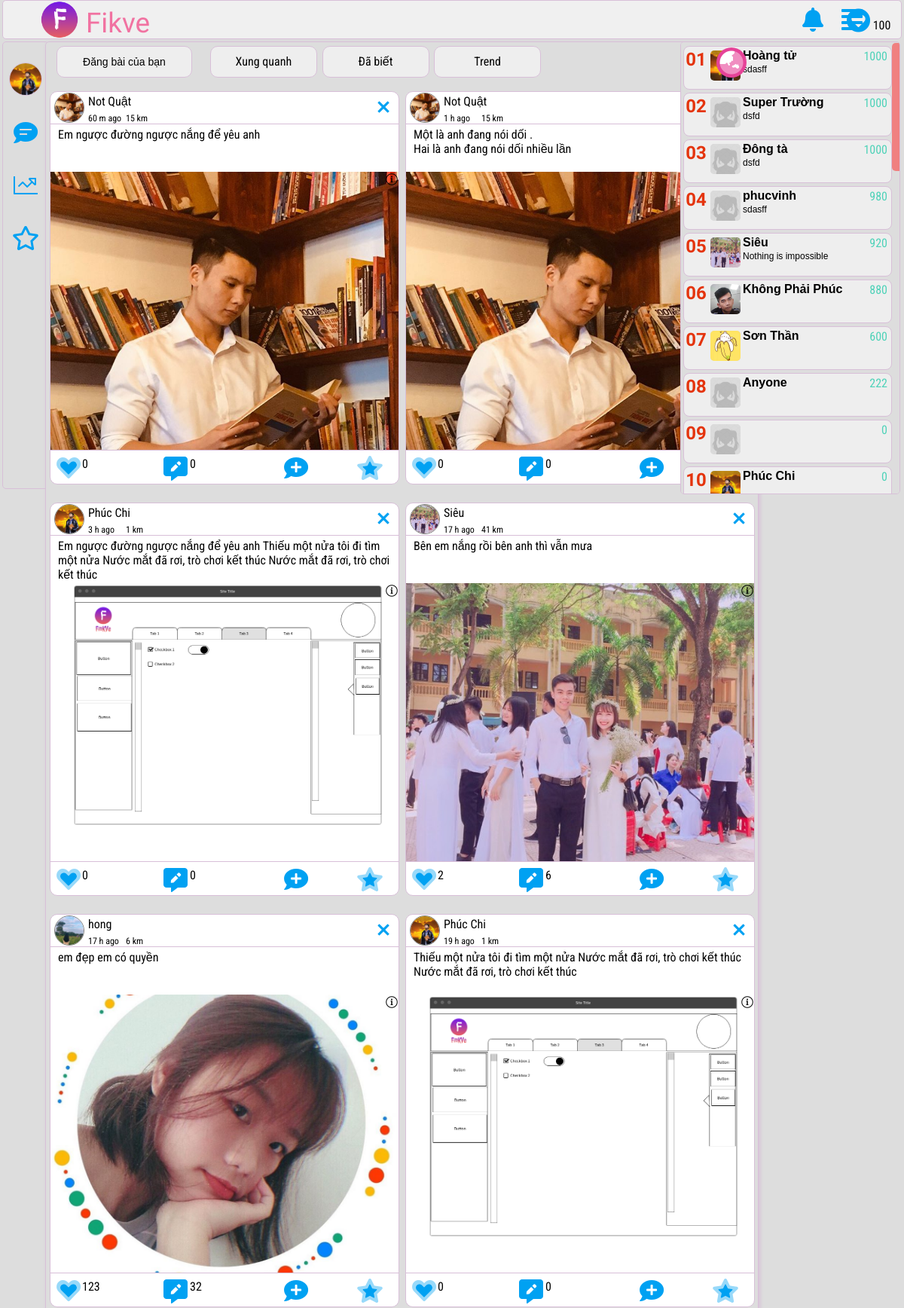
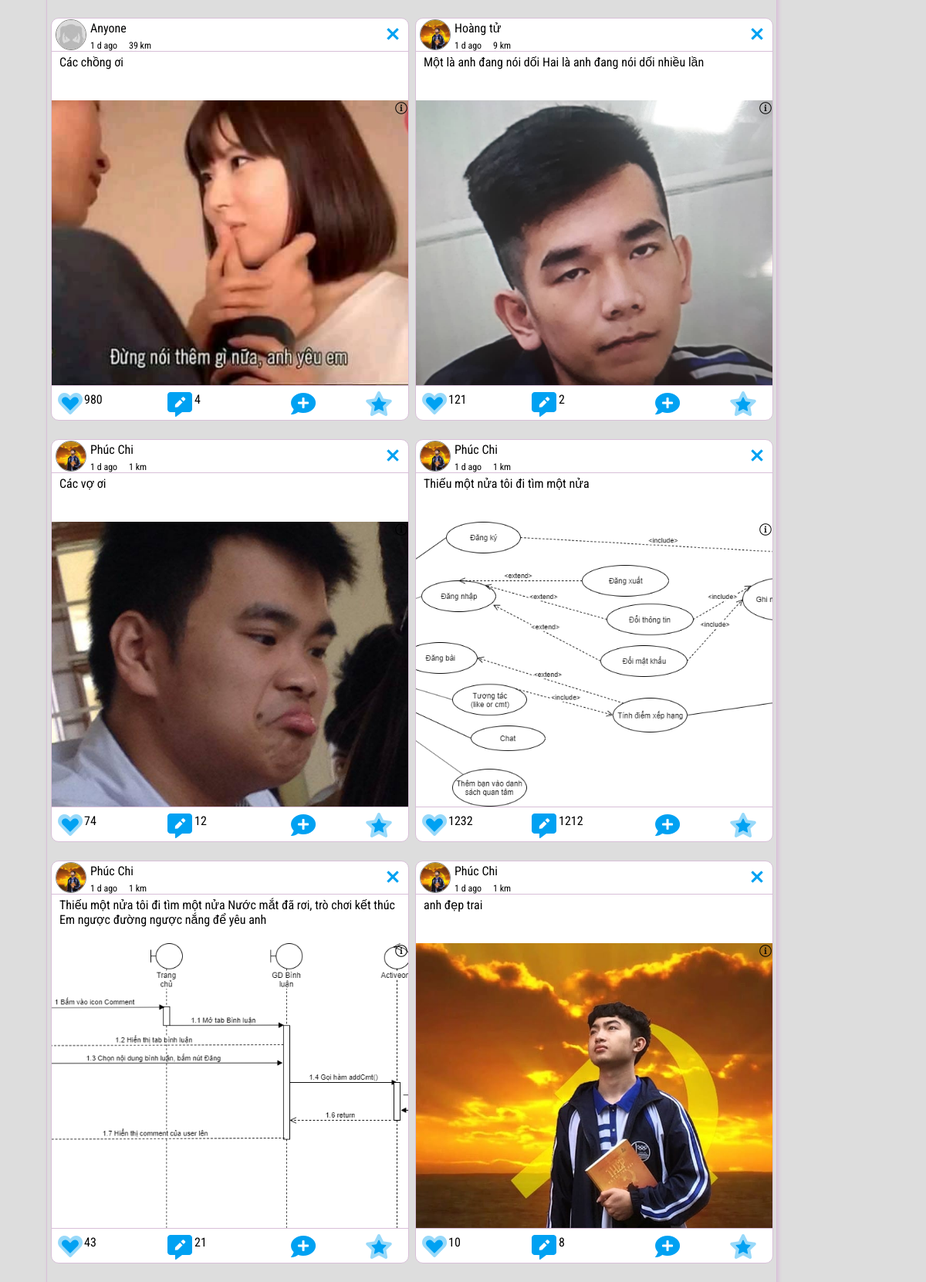
Page /main.php (signed in, upper part) on the committed database (2 pictures, top to bottom).
### tables this page shows
CREATE TABLE `account` (
  `idacc` int(8) NOT NULL,
  `email` varchar(225) NOT NULL,
  `accname` varchar(225) NOT NULL,
  `password` varchar(225) NOT NULL,
  `nicknam` varchar(225) NOT NULL DEFAULT 'Anyone',
  `avt` text NOT NULL DEFAULT 'resources/img/dp.jpg',
  `idsex` int(3) NOT NULL,
  `idposition` int(11) NOT NULL,
  `slogan` text DEFAULT NULL,
  `moreinfo` text DEFAULT NULL,
  `age` int(11) NOT NULL,
  `tuongtac` int(11) NOT NULL DEFAULT 0,
  `money` int(11) NOT NULL DEFAULT 100
);

CREATE TABLE `status` (
  `idstatus` int(11) NOT NULL,
  `idacc` int(11) NOT NULL,
  `multitus` text NOT NULL,
  `time` timestamp NOT NULL DEFAULT current_timestamp(),
  `img` text NOT NULL,
  `sumlike` int(11) NOT NULL DEFAULT 0,
  `sumcom` int(11) NOT NULL DEFAULT 0
);

CREATE TABLE `positionuser` (
  `idpos` int(11) NOT NULL,
  `posi` text NOT NULL,
  `valuekm` int(11) NOT NULL
);

### model/loadinfo.php (called while the page is built, shortened)
<?php
$ida=$_SESSION['drid'];
$sql = "SELECT * FROM `account` WHERE idacc='$ida'";
$ket_qua = $connect->query($sql);
while ($row = $ket_qua->fetch_array(MYSQLI_ASSOC)) {
    $myavt=$row['avt'];
    $mymoney=$row['money'];
}
?>

### main.php (the view, shortened to what this page needs)
<?php
require_once ("controller/connect.php");
require_once ("model/loadinfo.php");
?>
<!doctype html>
<html>
<head>
	<link href="vendors/icon/css/all.css" rel="stylesheet" type="text/css">
	<link rel="stylesheet" href="https://ajax.googleapis.com/ajax/libs/jqueryui/1.12.1/themes/smoothness/jquery-ui.css">
	<link href="resources/style/styles.css" rel="stylesheet" type="text/css">
	<link href="resources/style/colors.css" rel="stylesheet" type="text/css">
	<link rel="stylesheet" href="resources/style/hstyle.css" type="text/css">
</head>
<body>
	<header class="header">
		<div>
			<a class="cu-p">
				<img class="logo cu-p" src="resources/img/logo12.png" alt="logo">
			</a>
		</div>
		<div id="title">Fikve</div>
		<div>
			<button onclick="openLit('othongbao')" class="fas fa-bell icsip cu-p news" title="Thông báo">
			</button>
		</div>
		<div class="moneys">
			<button onclick="openLit('omoney')" class="fas fa-heart-circle icsip cu-p" title="heart coin">
			</button>
			<span>
				<?php
					echo $mymoney;
				?>
			</span>
		</div>
		<div>
		<button onclick="openLit('otuychon')" class="fas fa-align-justify icsip cu-p options" title="tùy chọn">
		</button>
		</div>
	</header>
	<div class="letrai">
		<button onclick="showMyinfo('myinfomation')" class="icsip cu-p yourinfo" title="Thông tin của bạn">
			<?php
				echo '<img src="'.$myavt.'" alt="avt của cậu đó">';
			?>
		</button>
		<button class="fas fa-comment-lines icsip cu-p message" onclick="openAny('mymess')" title="Tin nhắn"></button>
		<button class="fal fa-chart-line icsip cu-p bxhcn" title="Theo dõi cá nhân" onclick="openAny('bxhcanhan')"></button>
		<button class="far fa-star icsip cu-p careful" title="Người bạn quan tâm" onclick="openAny('nguoiquantam')"></button>
	</div>
<div class="content" id="content">
	<input onclick="openAny('createtus')" class="mycreats cu-p" type="button" value="Đăng bài của bạn">
	<div id="menuno1" >
		<ul class="tabmenu1">
			<li><a onclick="openTabs('tab1')" class=" cu-p icsip setcons">
					<div title="Tìm kiếm theo khu vực">Xung quanh</div>
				</a>
			</li>
			<li><a onclick="openTabs('tab2')" class="cu-p icsip setcons">
					<div title="Những người bạn đã biết">Đã biết</div>
				</a>
			</li>
			<li><a onclick="openTabs('tab3')" class="cu-p icsip setcons">
					<div title="Những bài viết xu hướng">Trend</div>
				</a>
			</li>
		</ul>
	</div>
	<form action="model/locgt.php" method="post">
	<ul class="bolocgt">
		    <button class="fad fa-globe-asia cu-p icsip allsex">
			</button>
	</ul>
	</form>
	<div id="tab1" class="tabcontents">
		<?php
			include ("model/loadtus1.php");
		?>
	</div>
</div>
<div class="lephai">
	<div class="tabmenu2">
	</div>
	<div id="tabrankboy" class="rankdisplay">
		<?php
			$sql1 = "SELECT * FROM `account` WHERE idsex='1' ORDER BY tuongtac DESC LIMIT 10";
			$ket_qua1 = $connect->query($sql1);
			$rank1=1;
			while ($row1= $ket_qua1->fetch_array(MYSQLI_ASSOC)) {
				$tavt1=$row1['avt'];
				$tnick1=$row1['nicknam'];
				$tslo1=$row1['slogan'];
				$tpoint1=$row1['tuongtac'];
				if($rank1<10){
					$rank12="0".$rank1;
				}else{ $rank12=$rank1; }
				echo    '<div class="ranks cu-p">
						<div class="stts">'.$rank12.'</div>
						<div class="avttrender"><img src="'.$tavt1.'" alt="avt ai đó"></div>
						<div class="nametrender">'.$tnick1.'</div>
						<div class="scoretrender">'.$tpoint1.'</div>
						<div class="slogantrender">'.$tslo1.'</div>
						</div>';
				$rank1++;
			}
		?>
	</div>
</div>
</body>
</html>

### model/loadtus1.php (shortened to what this page needs)
<?php
$sexvar=0;
if($sexvar!=0){
    $sqlsptus="SELECT status.idstatus, status.idacc,status.multitus,status.img,status.sumlike,
    status.sumcom, status.time,
    TIME_TO_SEC(TIMEDIFF(CURRENT_TIMESTAMP(), time)) AS now,
    account.nicknam, account.avt, account.idsex,positionuser.valuekm AS far
    FROM status
    inner join account on status.idacc = account.idacc
    inner join positionuser on account.idposition = positionuser.idpos
    WHERE account.idsex=$sexvar ORDER BY `status`.`idstatus` DESC";
    }else{
        $sqlsptus="SELECT status.idstatus, status.idacc,status.multitus,status.img,status.sumlike,
        status.sumcom, status.time,
        TIME_TO_SEC(TIMEDIFF(CURRENT_TIMESTAMP(), time)) AS now,
        account.nicknam, account.avt, account.idsex,positionuser.valuekm AS far
        FROM status
        inner join account on status.idacc = account.idacc
        inner join positionuser on account.idposition = positionuser.idpos
        WHERE 1 ORDER BY `status`.`idstatus` DESC";
    }
$ket_qua_tus = $connect->query($sqlsptus);
while ($rowtus= $ket_qua_tus->fetch_array(MYSQLI_ASSOC)) {
    $tustime=$rowtus['now'];
    $tusimg=$rowtus['img'];
    $tuscon=$rowtus['multitus'];
    $sumlike=$rowtus['sumlike'];
    $sumcom=$rowtus['sumcom'];
    $othername= $rowtus['nicknam'];
    $otheravt= $rowtus['avt'];
    $otherfar= $rowtus['far']+1;
    if($tustime <= 60){
        echo ('<div class="hop1s">
            <div class="headhs">
                <div class="avt posiavths"><img src="'.$otheravt.'" alt="avt ai đó"></div>
                <div class="nickname">'.$othername.'</div>
                <div class="timeoftus">'.$tustime.'s ago</div>
                <div class="khoangcach">'.$otherfar.' km</div>
                <button class="far fa-times cu-p icsip banthems"></button>
            </div>
            <div class="statushs">'.$tuscon.'</div>
            <div class="contenths">
                <img src="'.$tusimg.'" alt="ảnh tự sướng của ai đó">
                <button class="fal fa-info-circle cu-p report"></button>
            </div>
            <div class="endhs">
                <form method="post">
                    <input type="submit" value="" class="thatims ttt" name="addlike">
                    <div class="fad fa-heart cu-p icsip thatims"></div>
                    <div class="endpl">'.$sumlike.'</div>
                    <input type="submit" value="" class="chonnhans ttt" name="addmess">
                    <div class="fas fa-comment-plus cu-p icsip chonnhans"></div>
                    <input type="submit" value="" class="quantams ttt" name="addcase">
                    <div class="fad fa-star cu-p icsip quantams"></div>
                </form>
                    <button class="fas fa-comment-alt-edit cu-p icsip binhluans" id="btncomment"></button>
                    <div class="endpc">'.$sumcom.'</div>
            </div>
            </div>');
    }
    else if($tustime>60 && $tustime<=3600){
        $tusmin=$tustime/60;
        echo ('<div class="hop1s">
            <div class="headhs">
                <div class="avt posiavths"><img src="'.$otheravt.'" alt="avt ai đó"></div>
                <div class="nickname">'.$othername.'</div>
                <div class="timeoftus">'.(int)$tusmin.' m ago</div>
                <div class="khoangcach">'.$otherfar.' km</div>
                <button class="far fa-times cu-p icsip banthems"></button>
            </div>
            <div class="statushs">'.$tuscon.'</div>
            <div class="contenths">
                <img src="'.$tusimg.'" alt="ảnh tự sướng của ai đó">
                <button class="fal fa-info-circle cu-p report"></button>
            </div>
            <div class="endhs">
                <form method="post">
                    <input type="submit" value="" class="thatims ttt" name="addlike">
                    <div class="fad fa-heart cu-p icsip thatims"></div>
                    <div class="endpl">'.$sumlike.'</div>
                    <input type="submit" value="" class="chonnhans ttt" name="addmess">
                    <div class="fas fa-comment-plus cu-p icsip chonnhans"></div>
                    <input type="submit" value="" class="quantams ttt" name="addcase">
                    <div class="fad fa-star cu-p icsip quantams"></div>
                </form>
                    <button class="fas fa-comment-alt-edit cu-p icsip binhluans" id="btncomment"></button>
                    <div class="endpc">'.$sumcom.'</div>
            </div>
            </div>');
    }
    else if($tustime>3600 && $tustime<=86400){
        $tushour=$tustime/3600;
        echo ('<div class="hop1s">
            <div class="headhs">
                <div class="avt posiavths"><img src="'.$otheravt.'" alt="avt ai đó"></div>
                <div class="nickname">'.$othername.'</div>
                <div class="timeoftus">'.(int)$tushour.' h ago</div>
                <div class="khoangcach">'.$otherfar.' km</div>
                <button class="far fa-times cu-p icsip banthems"></button>
            </div>
            <div class="statushs">'.$tuscon.'</div>
            <div class="contenths">
                <img src="'.$tusimg.'" alt="ảnh tự sướng của ai đó">
                <button class="fal fa-info-circle cu-p report"></button>
            </div>
            <div class="endhs">
                <form method="post">
                    <input type="submit" value="" class="thatims ttt" name="addlike">
                    <div class="fad fa-heart cu-p icsip thatims"></div>
                    <div class="endpl">'.$sumlike.'</div>
                    <input type="submit" value="" class="chonnhans ttt" name="addmess">
                    <div class="fas fa-comment-plus cu-p icsip chonnhans"></div>
                    <input type="submit" value="" class="quantams ttt" name="addcase">
                    <div class="fad fa-star cu-p icsip quantams"></div>
                </form>
                    <button class="fas fa-comment-alt-edit cu-p icsip binhluans" id="btncomment"></button>
                    <div class="endpc">'.$sumcom.'</div>
            </div>
            </div>');
    }
    else if($tustime>86400 && $tustime<=604800){
        $tusday=$tustime/86400;
        echo ('<div class="hop1s">
            <div class="headhs">
                <div class="avt posiavths"><img src="'.$otheravt.'" alt="avt ai đó"></div>
                <div class="nickname">'.$othername.'</div>
                <div class="timeoftus">'.(int)$tusday.' d ago</div>
                <div class="khoangcach">'.$otherfar.' km</div>
                <button class="far fa-times cu-p icsip banthems"></button>
            </div>
            <div class="statushs">'.$tuscon.'</div>
            <div class="contenths">
                <img src="'.$tusimg.'" alt="ảnh tự sướng của ai đó">
                <button class="fal fa-info-circle cu-p report"></button>
            </div>
            <div class="endhs">
                <form method="post">
                    <input type="submit" value="" class="thatims ttt" name="addlike">
                    <div class="fad fa-heart cu-p icsip thatims"></div>
                    <div class="endpl">'.$sumlike.'</div>
                    <input type="submit" value="" class="chonnhans ttt" name="addmess">
                    <div class="fas fa-comment-plus cu-p icsip chonnhans"></div>
                    <input type="submit" value="" class="quantams ttt" name="addcase">
                    <div class="fad fa-star cu-p icsip quantams"></div>
                </form>
                    <button class="fas fa-comment-alt-edit cu-p icsip binhluans" id="btncomment"></button>
                    <div class="endpc">'.$sumcom.'</div>
            </div>
            </div>');
    }
}
?>

### resources/style/colors.css (style rules this page uses)
* { color: #0481BF; color: #65509e; color: #815fdd; color: #33284e; color: #281942; color: #fcfcfc; color: #A1C3D1; color: #B39BC8; color: #F0EBF4; color: #F172A1; color: #E64398; }
* { color: #000; }
body { -webkit-touch-callout: none; -webkit-user-select: none; -moz-user-select: none; -ms-user-select: none; -o-user-select: none; user-select: none; }
.report { color: #000; background-color: unset; border: none; outline: none; font-size: 16px; float: right; }

### rows in the picture
account: money "100", avt (picture), rank12 "01", nicknam "Hoàng tử", tuongtac "1000", slogan "sdasff"
status: idacc.avt (picture), idacc.nicknam "Not Quật", tusmin "60", positionuser.valuekm "15", multitus "Em ngược đường ngược nắng để yêu anh", img (picture), sumlike "0", sumcom "0"
status: idacc.avt (picture), idacc.nicknam "Not Quật", tushour "1", positionuser.valuekm "15", multitus "Một là anh đang nói dối . Hai là anh đang nói dối nhiều lần", img (picture), sumlike "0", sumcom "0"
status: idacc.avt (picture), idacc.nicknam "Phúc Chi", tushour "3", positionuser.valuekm "1", multitus "Em ngược đường ngược nắng để yêu anh Thiếu một nửa tôi đi tìm một nửa Nước mắt đã rơi, trò chơi kết thúc Nước mắt đã rơi, trò chơi kết thúc", img (picture), sumlike "0", sumcom "0"
status: idacc.avt (picture), idacc.nicknam "Siêu", tushour "17", positionuser.valuekm "41", multitus "Bên em nắng rồi bên anh thì vẫn mưa", img (picture), sumlike "2", sumcom "6"
status: shows a picture, idacc.nicknam "hong", tushour "17", positionuser.valuekm "6", multitus "em đẹp em có quyền", img (picture), sumlike "123", sumcom "32"
status: idacc.avt (picture), idacc.nicknam "Phúc Chi", tushour "19", positionuser.valuekm "1", multitus "Thiếu một nửa tôi đi tìm một nửa Nước mắt đã rơi, trò chơi kết thúc Nước mắt đã rơi, trò chơi kết thúc", img (picture), sumlike "0", sumcom "0"
status: idacc.avt (picture), idacc.nicknam "Anyone", tusday "1", positionuser.valuekm "39", multitus "Các chồng ơi", img (picture), sumlike "980", sumcom "4"
status: idacc.avt (picture), idacc.nicknam "Hoàng tử", tusday "1", positionuser.valuekm "9", multitus "Một là anh đang nói dối Hai là anh đang nói dối nhiều lần", img (picture), sumlike "121", sumcom "2"
status: idacc.avt (picture), idacc.nicknam "Phúc Chi", tusday "1", positionuser.valuekm "1", multitus "Các vợ ơi", img (picture), sumlike "74", sumcom "12"
status: idacc.avt (picture), idacc.nicknam "Phúc Chi", tusday "1", positionuser.valuekm "1", multitus "Thiếu một nửa tôi đi tìm một nửa", img (picture), sumlike "1232", sumcom "1212"
status: idacc.avt (picture), idacc.nicknam "Phúc Chi", tusday "1", positionuser.valuekm "1", multitus "Thiếu một nửa tôi đi tìm một nửa Nước mắt đã rơi, trò chơi kết thúc Em ngược đường ngược nắng để yêu anh", img (picture), sumlike "43", sumcom "21"
status: idacc.avt (picture), idacc.nicknam "Phúc Chi", tusday "1", positionuser.valuekm "1", multitus "anh đẹp trai", img (picture), sumlike "10", sumcom "8"
account: rank12 "02", avt (picture), nicknam "Super Trường", tuongtac "1000", slogan "dsfd"
account: rank12 "03", avt (picture), nicknam "Đông tà", tuongtac "1000", slogan "dsfd"
account: rank12 "04", nicknam "phucvinh", tuongtac "980", slogan "sdasff"
account: rank12 "05", avt (picture), nicknam "Siêu", tuongtac "920", slogan "Nothing is impossible"
account: rank12 "06", shows a picture, nicknam "Không Phải Phúc", tuongtac "880"
account: rank12 "07", shows a picture, nicknam "Sơn Thần", tuongtac "600"
account: rank12 "08", avt (picture), nicknam "Anyone", tuongtac "222"
account: rank12 "09", avt (picture), tuongtac "0"
account: rank12 "10", avt (picture), nicknam "Phúc Chi", tuongtac "0"
